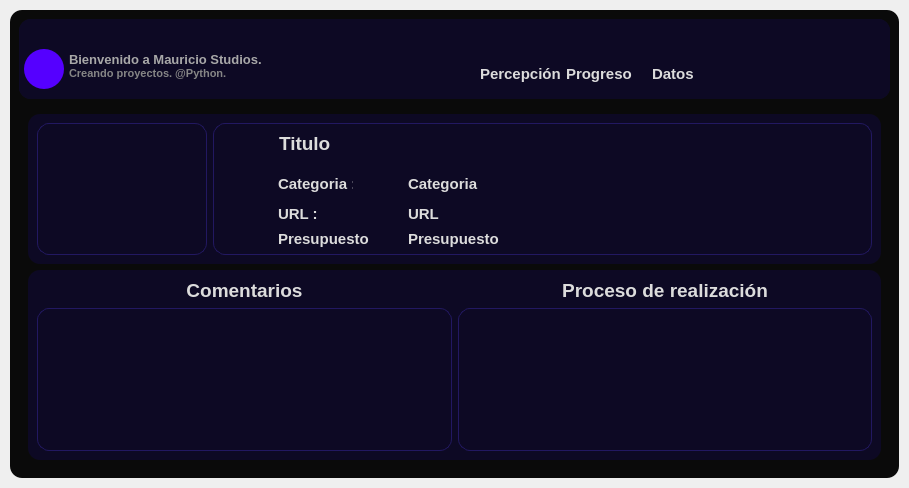
<?xml version="1.0" encoding="UTF-8"?>
<ui version="4.0">
 <class>DetailWidget</class>
 <widget class="QWidget" name="DetailWidget">
  <property name="geometry">
   <rect>
    <x>0</x>
    <y>0</y>
    <width>909</width>
    <height>488</height>
   </rect>
  </property>
  <property name="windowTitle">
   <string>Form</string>
  </property>
  <property name="styleSheet">
   <string notr="true">border-radius: 12px;</string>
  </property>
  <layout class="QVBoxLayout" name="verticalLayout">
   <property name="spacing">
    <number>0</number>
   </property>
   <property name="leftMargin">
    <number>0</number>
   </property>
   <property name="topMargin">
    <number>0</number>
   </property>
   <property name="rightMargin">
    <number>0</number>
   </property>
   <property name="bottomMargin">
    <number>0</number>
   </property>
   <item>
    <widget class="QFrame" name="central_widget_frame">
     <property name="frameShape">
      <enum>QFrame::StyledPanel</enum>
     </property>
     <property name="frameShadow">
      <enum>QFrame::Raised</enum>
     </property>
     <layout class="QVBoxLayout" name="shadow_layout">
      <property name="spacing">
       <number>0</number>
      </property>
      <property name="leftMargin">
       <number>10</number>
      </property>
      <property name="topMargin">
       <number>10</number>
      </property>
      <property name="rightMargin">
       <number>10</number>
      </property>
      <property name="bottomMargin">
       <number>10</number>
      </property>
      <item>
       <widget class="QFrame" name="background_frame">
        <property name="styleSheet">
         <string notr="true">background-color: rgb(10, 10, 10);</string>
        </property>
        <property name="frameShape">
         <enum>QFrame::StyledPanel</enum>
        </property>
        <property name="frameShadow">
         <enum>QFrame::Raised</enum>
        </property>
        <layout class="QVBoxLayout" name="verticalLayout_2">
         <item>
          <widget class="QFrame" name="topBar">
           <property name="minimumSize">
            <size>
             <width>0</width>
             <height>80</height>
            </size>
           </property>
           <property name="maximumSize">
            <size>
             <width>16777215</width>
             <height>80</height>
            </size>
           </property>
           <property name="styleSheet">
            <string notr="true">QFrame {
	background-color: rgb(13, 9, 36);
	border-radius: 12px;
}</string>
           </property>
           <property name="frameShape">
            <enum>QFrame::NoFrame</enum>
           </property>
           <property name="frameShadow">
            <enum>QFrame::Raised</enum>
           </property>
           <layout class="QVBoxLayout" name="verticalLayout_5" stretch="0,0">
            <property name="spacing">
             <number>0</number>
            </property>
            <property name="leftMargin">
             <number>0</number>
            </property>
            <property name="topMargin">
             <number>0</number>
            </property>
            <property name="rightMargin">
             <number>0</number>
            </property>
            <property name="bottomMargin">
             <number>0</number>
            </property>
            <item>
             <widget class="QFrame" name="titleBar">
              <property name="maximumSize">
               <size>
                <width>16777215</width>
                <height>30</height>
               </size>
              </property>
              <property name="styleSheet">
               <string notr="true">background-color: rgb(13, 9, 36);</string>
              </property>
              <property name="frameShape">
               <enum>QFrame::NoFrame</enum>
              </property>
              <property name="frameShadow">
               <enum>QFrame::Raised</enum>
              </property>
              <layout class="QHBoxLayout" name="horizontalLayout_7">
               <property name="spacing">
                <number>0</number>
               </property>
               <property name="leftMargin">
                <number>0</number>
               </property>
               <property name="topMargin">
                <number>0</number>
               </property>
               <property name="rightMargin">
                <number>0</number>
               </property>
               <property name="bottomMargin">
                <number>0</number>
               </property>
               <item>
                <spacer name="horizontalSpacer_3">
                 <property name="orientation">
                  <enum>Qt::Horizontal</enum>
                 </property>
                 <property name="sizeHint" stdset="0">
                  <size>
                   <width>500</width>
                   <height>20</height>
                  </size>
                 </property>
                </spacer>
               </item>
               <item>
                <widget class="QFrame" name="actionButtonsBar">
                 <property name="minimumSize">
                  <size>
                   <width>100</width>
                   <height>0</height>
                  </size>
                 </property>
                 <property name="maximumSize">
                  <size>
                   <width>100</width>
                   <height>16777215</height>
                  </size>
                 </property>
                 <property name="styleSheet">
                  <string notr="true"/>
                 </property>
                 <property name="frameShape">
                  <enum>QFrame::StyledPanel</enum>
                 </property>
                 <property name="frameShadow">
                  <enum>QFrame::Raised</enum>
                 </property>
                 <layout class="QHBoxLayout" name="horizontalLayout_8">
                  <property name="spacing">
                   <number>0</number>
                  </property>
                  <property name="leftMargin">
                   <number>0</number>
                  </property>
                  <property name="topMargin">
                   <number>0</number>
                  </property>
                  <property name="rightMargin">
                   <number>0</number>
                  </property>
                  <property name="bottomMargin">
                   <number>0</number>
                  </property>
                  <item>
                   <widget class="QPushButton" name="pushMin_Button">
                    <property name="minimumSize">
                     <size>
                      <width>30</width>
                      <height>30</height>
                     </size>
                    </property>
                    <property name="maximumSize">
                     <size>
                      <width>30</width>
                      <height>30</height>
                     </size>
                    </property>
                    <property name="cursor">
                     <cursorShape>PointingHandCursor</cursorShape>
                    </property>
                    <property name="styleSheet">
                     <string notr="true">QPushButton {
	border: none;
	background-color: rgb(13, 9, 36);
	border-radius: 15;
}

QPushButton:hover {
	background-color: rgb(124, 124, 124);
}

QPushButton:pressed {
	background-color: rgb(0, 0, 0);
}</string>
                    </property>
                    <property name="text">
                     <string/>
                    </property>
                    <property name="icon">
                     <iconset resource="../../New-PySide6-ui-design/resources/resources.qrc">
                      <normaloff>:/icons/icons/minus.svg</normaloff>:/icons/icons/minus.svg</iconset>
                    </property>
                    <property name="iconSize">
                     <size>
                      <width>17</width>
                      <height>17</height>
                     </size>
                    </property>
                   </widget>
                  </item>
                  <item>
                   <widget class="QPushButton" name="pushMax_Button">
                    <property name="minimumSize">
                     <size>
                      <width>30</width>
                      <height>30</height>
                     </size>
                    </property>
                    <property name="maximumSize">
                     <size>
                      <width>30</width>
                      <height>30</height>
                     </size>
                    </property>
                    <property name="cursor">
                     <cursorShape>PointingHandCursor</cursorShape>
                    </property>
                    <property name="styleSheet">
                     <string notr="true">QPushButton {
	border: none;
	background-color: rgb(13, 9, 36);
	border-radius: 15;
}

QPushButton:hover {
	background-color: rgb(124, 124, 124);
}

QPushButton:pressed {
	background-color: rgb(0, 0, 0);
}</string>
                    </property>
                    <property name="text">
                     <string/>
                    </property>
                    <property name="icon">
                     <iconset resource="../../New-PySide6-ui-design/resources/resources.qrc">
                      <normaloff>:/icons/icons/maximize.svg</normaloff>:/icons/icons/maximize.svg</iconset>
                    </property>
                    <property name="iconSize">
                     <size>
                      <width>17</width>
                      <height>17</height>
                     </size>
                    </property>
                   </widget>
                  </item>
                  <item>
                   <widget class="QPushButton" name="pushClose_Button">
                    <property name="minimumSize">
                     <size>
                      <width>30</width>
                      <height>30</height>
                     </size>
                    </property>
                    <property name="maximumSize">
                     <size>
                      <width>30</width>
                      <height>30</height>
                     </size>
                    </property>
                    <property name="cursor">
                     <cursorShape>PointingHandCursor</cursorShape>
                    </property>
                    <property name="styleSheet">
                     <string notr="true">QPushButton {
	border: none;
	background-color: rgb(13, 9, 36);
	border-radius: 15;
}

QPushButton:hover {
	background-color: rgb(124, 124, 124);
}

QPushButton:pressed {
	background-color: rgb(255, 0, 0) ;
}</string>
                    </property>
                    <property name="text">
                     <string/>
                    </property>
                    <property name="icon">
                     <iconset resource="../../New-PySide6-ui-design/resources/resources.qrc">
                      <normaloff>:/icons/icons/close.svg</normaloff>:/icons/icons/close.svg</iconset>
                    </property>
                    <property name="iconSize">
                     <size>
                      <width>17</width>
                      <height>17</height>
                     </size>
                    </property>
                   </widget>
                  </item>
                 </layout>
                </widget>
               </item>
              </layout>
             </widget>
            </item>
            <item>
             <widget class="QFrame" name="actionBar">
              <property name="styleSheet">
               <string notr="true">QFrame {
	background-color: rgb(13, 9, 36);
}

QSpacer {
	background-color: rgb(13, 9, 36);
}</string>
              </property>
              <property name="frameShape">
               <enum>QFrame::NoFrame</enum>
              </property>
              <property name="frameShadow">
               <enum>QFrame::Raised</enum>
              </property>
              <layout class="QHBoxLayout" name="horizontalLayout_2">
               <property name="spacing">
                <number>0</number>
               </property>
               <property name="leftMargin">
                <number>0</number>
               </property>
               <property name="topMargin">
                <number>0</number>
               </property>
               <property name="rightMargin">
                <number>0</number>
               </property>
               <property name="bottomMargin">
                <number>0</number>
               </property>
               <item alignment="Qt::AlignTop">
                <widget class="QFrame" name="frame_6">
                 <property name="minimumSize">
                  <size>
                   <width>250</width>
                   <height>0</height>
                  </size>
                 </property>
                 <property name="maximumSize">
                  <size>
                   <width>250</width>
                   <height>16777215</height>
                  </size>
                 </property>
                 <property name="styleSheet">
                  <string notr="true">background-color: rgb(13, 9, 36);</string>
                 </property>
                 <property name="frameShape">
                  <enum>QFrame::NoFrame</enum>
                 </property>
                 <property name="frameShadow">
                  <enum>QFrame::Raised</enum>
                 </property>
                 <layout class="QHBoxLayout" name="horizontalLayout_4">
                  <property name="spacing">
                   <number>5</number>
                  </property>
                  <property name="leftMargin">
                   <number>5</number>
                  </property>
                  <property name="topMargin">
                   <number>0</number>
                  </property>
                  <property name="rightMargin">
                   <number>5</number>
                  </property>
                  <property name="bottomMargin">
                   <number>15</number>
                  </property>
                  <item alignment="Qt::AlignVCenter">
                   <widget class="QFrame" name="frame_5">
                    <property name="minimumSize">
                     <size>
                      <width>40</width>
                      <height>40</height>
                     </size>
                    </property>
                    <property name="maximumSize">
                     <size>
                      <width>40</width>
                      <height>40</height>
                     </size>
                    </property>
                    <property name="styleSheet">
                     <string notr="true">background-color: rgb(85, 0, 255);
border-radius: 20;
image: url(:/icons/icons/discord.svg);
padding: 3px;</string>
                    </property>
                    <property name="frameShape">
                     <enum>QFrame::NoFrame</enum>
                    </property>
                    <property name="frameShadow">
                     <enum>QFrame::Raised</enum>
                    </property>
                   </widget>
                  </item>
                  <item alignment="Qt::AlignVCenter">
                   <widget class="QFrame" name="frame_9">
                    <property name="minimumSize">
                     <size>
                      <width>200</width>
                      <height>0</height>
                     </size>
                    </property>
                    <property name="maximumSize">
                     <size>
                      <width>200</width>
                      <height>16777215</height>
                     </size>
                    </property>
                    <property name="styleSheet">
                     <string notr="true">background-color: rgb(13, 9, 36);</string>
                    </property>
                    <property name="frameShape">
                     <enum>QFrame::NoFrame</enum>
                    </property>
                    <property name="frameShadow">
                     <enum>QFrame::Raised</enum>
                    </property>
                    <layout class="QVBoxLayout" name="verticalLayout_8">
                     <property name="spacing">
                      <number>0</number>
                     </property>
                     <property name="leftMargin">
                      <number>0</number>
                     </property>
                     <property name="topMargin">
                      <number>0</number>
                     </property>
                     <property name="rightMargin">
                      <number>0</number>
                     </property>
                     <property name="bottomMargin">
                      <number>0</number>
                     </property>
                     <item>
                      <widget class="QLabel" name="name_label">
                       <property name="font">
                        <font>
                         <pointsize>10</pointsize>
                         <bold>true</bold>
                        </font>
                       </property>
                       <property name="styleSheet">
                        <string notr="true">color: rgb(168, 168, 168);</string>
                       </property>
                       <property name="text">
                        <string>Bienvenido a Mauricio Studios.</string>
                       </property>
                      </widget>
                     </item>
                     <item>
                      <widget class="QLabel" name="slogan_label">
                       <property name="font">
                        <font>
                         <pointsize>8</pointsize>
                         <bold>true</bold>
                        </font>
                       </property>
                       <property name="styleSheet">
                        <string notr="true">color: rgb(134, 134, 134);</string>
                       </property>
                       <property name="text">
                        <string>Creando proyectos. @Python.</string>
                       </property>
                      </widget>
                     </item>
                    </layout>
                   </widget>
                  </item>
                 </layout>
                </widget>
               </item>
               <item>
                <spacer name="horizontalSpacer">
                 <property name="orientation">
                  <enum>Qt::Horizontal</enum>
                 </property>
                 <property name="sizeType">
                  <enum>QSizePolicy::Expanding</enum>
                 </property>
                 <property name="sizeHint" stdset="0">
                  <size>
                   <width>134</width>
                   <height>20</height>
                  </size>
                 </property>
                </spacer>
               </item>
               <item>
                <widget class="QFrame" name="nav_bar_frame">
                 <property name="minimumSize">
                  <size>
                   <width>250</width>
                   <height>0</height>
                  </size>
                 </property>
                 <property name="maximumSize">
                  <size>
                   <width>250</width>
                   <height>16777215</height>
                  </size>
                 </property>
                 <property name="cursor">
                  <cursorShape>PointingHandCursor</cursorShape>
                 </property>
                 <property name="styleSheet">
                  <string notr="true">background-color: rgb(13, 9, 36);</string>
                 </property>
                 <property name="frameShape">
                  <enum>QFrame::NoFrame</enum>
                 </property>
                 <property name="frameShadow">
                  <enum>QFrame::Raised</enum>
                 </property>
                 <layout class="QHBoxLayout" name="horizontalLayout_3">
                  <property name="spacing">
                   <number>0</number>
                  </property>
                  <property name="leftMargin">
                   <number>10</number>
                  </property>
                  <property name="topMargin">
                   <number>0</number>
                  </property>
                  <property name="rightMargin">
                   <number>10</number>
                  </property>
                  <property name="bottomMargin">
                   <number>0</number>
                  </property>
                  <item alignment="Qt::AlignLeft|Qt::AlignVCenter">
                   <widget class="QLabel" name="label">
                    <property name="enabled">
                     <bool>true</bool>
                    </property>
                    <property name="font">
                     <font>
                      <pointsize>11</pointsize>
                      <bold>true</bold>
                     </font>
                    </property>
                    <property name="cursor">
                     <cursorShape>PointingHandCursor</cursorShape>
                    </property>
                    <property name="mouseTracking">
                     <bool>true</bool>
                    </property>
                    <property name="focusPolicy">
                     <enum>Qt::NoFocus</enum>
                    </property>
                    <property name="styleSheet">
                     <string notr="true">QLabel {
	color: rgb(220, 220, 220);
	cursor: pointer;
}

QLabel:hover {
	color: rgb(255, 103, 0);
}</string>
                    </property>
                    <property name="text">
                     <string>Percepción</string>
                    </property>
                   </widget>
                  </item>
                  <item alignment="Qt::AlignRight">
                   <widget class="QLabel" name="label_2">
                    <property name="font">
                     <font>
                      <pointsize>11</pointsize>
                      <bold>true</bold>
                     </font>
                    </property>
                    <property name="cursor">
                     <cursorShape>PointingHandCursor</cursorShape>
                    </property>
                    <property name="styleSheet">
                     <string notr="true">QLabel {
	color: rgb(220, 220, 220);
}

QLabel:hover {
	color: rgb(255, 103, 0);
}</string>
                    </property>
                    <property name="text">
                     <string>Progreso </string>
                    </property>
                   </widget>
                  </item>
                  <item alignment="Qt::AlignHCenter">
                   <widget class="QLabel" name="label_3">
                    <property name="font">
                     <font>
                      <pointsize>11</pointsize>
                      <bold>true</bold>
                     </font>
                    </property>
                    <property name="cursor">
                     <cursorShape>PointingHandCursor</cursorShape>
                    </property>
                    <property name="styleSheet">
                     <string notr="true">QLabel {
	color: rgb(220, 220, 220);
}

QLabel:hover {
	color: rgb(255, 103, 0);
}</string>
                    </property>
                    <property name="text">
                     <string>Datos</string>
                    </property>
                   </widget>
                  </item>
                 </layout>
                </widget>
               </item>
               <item>
                <spacer name="horizontalSpacer_2">
                 <property name="orientation">
                  <enum>Qt::Horizontal</enum>
                 </property>
                 <property name="sizeType">
                  <enum>QSizePolicy::Fixed</enum>
                 </property>
                 <property name="sizeHint" stdset="0">
                  <size>
                   <width>50</width>
                   <height>20</height>
                  </size>
                 </property>
                </spacer>
               </item>
               <item>
                <widget class="QFrame" name="actionItems">
                 <property name="minimumSize">
                  <size>
                   <width>120</width>
                   <height>0</height>
                  </size>
                 </property>
                 <property name="maximumSize">
                  <size>
                   <width>120</width>
                   <height>16777215</height>
                  </size>
                 </property>
                 <property name="styleSheet">
                  <string notr="true">background-color: rgb(13, 9, 36);</string>
                 </property>
                 <property name="frameShape">
                  <enum>QFrame::NoFrame</enum>
                 </property>
                 <property name="frameShadow">
                  <enum>QFrame::Raised</enum>
                 </property>
                 <layout class="QHBoxLayout" name="horizontalLayout_6">
                  <property name="spacing">
                   <number>5</number>
                  </property>
                  <property name="leftMargin">
                   <number>0</number>
                  </property>
                  <property name="topMargin">
                   <number>0</number>
                  </property>
                  <property name="rightMargin">
                   <number>0</number>
                  </property>
                  <property name="bottomMargin">
                   <number>0</number>
                  </property>
                  <item alignment="Qt::AlignHCenter|Qt::AlignVCenter">
                   <widget class="QPushButton" name="pushButton">
                    <property name="minimumSize">
                     <size>
                      <width>36</width>
                      <height>36</height>
                     </size>
                    </property>
                    <property name="maximumSize">
                     <size>
                      <width>36</width>
                      <height>36</height>
                     </size>
                    </property>
                    <property name="cursor">
                     <cursorShape>PointingHandCursor</cursorShape>
                    </property>
                    <property name="styleSheet">
                     <string notr="true">QPushButton {
	border: none;
	background-color: rgb(13, 9, 36);
	border-radius: 18;
}

QPushButton:hover {
	background-color: rgb(85, 0, 255);
}

QPushButton:pressed {
	background-color: rgb(0, 0, 0);
}</string>
                    </property>
                    <property name="text">
                     <string/>
                    </property>
                    <property name="icon">
                     <iconset resource="../../New-PySide6-ui-design/resources/resources.qrc">
                      <normaloff>:/icons/icons/chart.svg</normaloff>:/icons/icons/chart.svg</iconset>
                    </property>
                    <property name="iconSize">
                     <size>
                      <width>20</width>
                      <height>20</height>
                     </size>
                    </property>
                   </widget>
                  </item>
                  <item alignment="Qt::AlignHCenter|Qt::AlignVCenter">
                   <widget class="QPushButton" name="pushButton_2">
                    <property name="minimumSize">
                     <size>
                      <width>36</width>
                      <height>36</height>
                     </size>
                    </property>
                    <property name="maximumSize">
                     <size>
                      <width>36</width>
                      <height>36</height>
                     </size>
                    </property>
                    <property name="cursor">
                     <cursorShape>PointingHandCursor</cursorShape>
                    </property>
                    <property name="styleSheet">
                     <string notr="true">QPushButton {
	border: none;
	background-color: rgb(13, 9, 36);
	border-radius: 18;
}

QPushButton:hover {
	background-color: rgb(85, 0, 255);
}

QPushButton:pressed {
	background-color: rgb(0, 0, 0);
}</string>
                    </property>
                    <property name="text">
                     <string/>
                    </property>
                    <property name="icon">
                     <iconset resource="../../New-PySide6-ui-design/resources/resources.qrc">
                      <normaloff>:/icons/icons/bell.svg</normaloff>:/icons/icons/bell.svg</iconset>
                    </property>
                    <property name="iconSize">
                     <size>
                      <width>20</width>
                      <height>20</height>
                     </size>
                    </property>
                   </widget>
                  </item>
                  <item alignment="Qt::AlignHCenter|Qt::AlignVCenter">
                   <widget class="QPushButton" name="pushButton_3">
                    <property name="minimumSize">
                     <size>
                      <width>36</width>
                      <height>36</height>
                     </size>
                    </property>
                    <property name="maximumSize">
                     <size>
                      <width>36</width>
                      <height>36</height>
                     </size>
                    </property>
                    <property name="cursor">
                     <cursorShape>PointingHandCursor</cursorShape>
                    </property>
                    <property name="styleSheet">
                     <string notr="true">QPushButton {
	border: none;
	background-color: rgb(13, 9, 36);
	border-radius: 18;
}

QPushButton:hover {
	background-color: rgb(85, 0, 255);
}

QPushButton:pressed {
	background-color: rgb(0, 0, 0);
}</string>
                    </property>
                    <property name="text">
                     <string/>
                    </property>
                    <property name="icon">
                     <iconset resource="../../New-PySide6-ui-design/resources/resources.qrc">
                      <normaloff>:/icons/icons/settings.svg</normaloff>:/icons/icons/settings.svg</iconset>
                    </property>
                    <property name="iconSize">
                     <size>
                      <width>20</width>
                      <height>20</height>
                     </size>
                    </property>
                   </widget>
                  </item>
                 </layout>
                </widget>
               </item>
              </layout>
             </widget>
            </item>
           </layout>
          </widget>
         </item>
         <item>
          <widget class="QFrame" name="content_frame">
           <property name="frameShape">
            <enum>QFrame::StyledPanel</enum>
           </property>
           <property name="frameShadow">
            <enum>QFrame::Raised</enum>
           </property>
           <layout class="QVBoxLayout" name="verticalLayout_3">
            <item>
             <widget class="QFrame" name="frame">
              <property name="minimumSize">
               <size>
                <width>0</width>
                <height>150</height>
               </size>
              </property>
              <property name="maximumSize">
               <size>
                <width>16777215</width>
                <height>150</height>
               </size>
              </property>
              <property name="styleSheet">
               <string notr="true">QFrame {
	background-color: rgb(13, 9, 36);
	border-radius: 12px;
}</string>
              </property>
              <property name="frameShape">
               <enum>QFrame::StyledPanel</enum>
              </property>
              <property name="frameShadow">
               <enum>QFrame::Raised</enum>
              </property>
              <layout class="QHBoxLayout" name="horizontalLayout">
               <item>
                <widget class="QLabel" name="recipe_pic_label">
                 <property name="maximumSize">
                  <size>
                   <width>170</width>
                   <height>170</height>
                  </size>
                 </property>
                 <property name="styleSheet">
                  <string notr="true">border: 1px solid rgb(34, 24, 97);</string>
                 </property>
                 <property name="text">
                  <string/>
                 </property>
                </widget>
               </item>
               <item>
                <widget class="QFrame" name="frame_3">
                 <property name="autoFillBackground">
                  <bool>false</bool>
                 </property>
                 <property name="styleSheet">
                  <string notr="true">QFrame{
	border: 1px solid rgb(34, 24, 97);
}</string>
                 </property>
                 <property name="frameShape">
                  <enum>QFrame::StyledPanel</enum>
                 </property>
                 <property name="frameShadow">
                  <enum>QFrame::Raised</enum>
                 </property>
                 <widget class="QLabel" name="recipe_title_label">
                  <property name="geometry">
                   <rect>
                    <x>60</x>
                    <y>10</y>
                    <width>541</width>
                    <height>21</height>
                   </rect>
                  </property>
                  <property name="font">
                   <font>
                    <pointsize>14</pointsize>
                    <bold>true</bold>
                   </font>
                  </property>
                  <property name="styleSheet">
                   <string notr="true">QLabel {
	color: rgb(220, 220, 220);
	border: 1px solid rgb(13, 9, 36);
}</string>
                  </property>
                  <property name="text">
                   <string>Titulo</string>
                  </property>
                 </widget>
                 <widget class="QLabel" name="label_4">
                  <property name="geometry">
                   <rect>
                    <x>60</x>
                    <y>50</y>
                    <width>81</width>
                    <height>21</height>
                   </rect>
                  </property>
                  <property name="font">
                   <font>
                    <pointsize>11</pointsize>
                    <bold>true</bold>
                   </font>
                  </property>
                  <property name="styleSheet">
                   <string notr="true">QLabel {
	color: rgb(220, 220, 220);
    border: 1px solid rgb(13, 9, 36);
}</string>
                  </property>
                  <property name="text">
                   <string>Categoria :</string>
                  </property>
                 </widget>
                 <widget class="QLabel" name="recipe_category_label">
                  <property name="geometry">
                   <rect>
                    <x>190</x>
                    <y>50</y>
                    <width>221</width>
                    <height>21</height>
                   </rect>
                  </property>
                  <property name="font">
                   <font>
                    <pointsize>11</pointsize>
                    <bold>true</bold>
                   </font>
                  </property>
                  <property name="styleSheet">
                   <string notr="true">QLabel {
	color: rgb(220, 220, 220);
	border: 1px solid rgb(13, 9, 36);
}</string>
                  </property>
                  <property name="text">
                   <string>Categoria</string>
                  </property>
                 </widget>
                 <widget class="QLabel" name="recipe_url_label">
                  <property name="geometry">
                   <rect>
                    <x>190</x>
                    <y>80</y>
                    <width>241</width>
                    <height>21</height>
                   </rect>
                  </property>
                  <property name="font">
                   <font>
                    <pointsize>11</pointsize>
                    <bold>true</bold>
                   </font>
                  </property>
                  <property name="styleSheet">
                   <string notr="true">QLabel {
	color: rgb(220, 220, 220);
	border: 1px solid rgb(13, 9, 36);
}</string>
                  </property>
                  <property name="text">
                   <string>URL</string>
                  </property>
                 </widget>
                 <widget class="QLabel" name="label_5">
                  <property name="geometry">
                   <rect>
                    <x>60</x>
                    <y>80</y>
                    <width>81</width>
                    <height>21</height>
                   </rect>
                  </property>
                  <property name="font">
                   <font>
                    <pointsize>11</pointsize>
                    <bold>true</bold>
                   </font>
                  </property>
                  <property name="styleSheet">
                   <string notr="true">QLabel {
	color: rgb(220, 220, 220);
	border: 1px solid rgb(13, 9, 36);
}</string>
                  </property>
                  <property name="text">
                   <string>URL :</string>
                  </property>
                 </widget>
                 <widget class="QLabel" name="recipe_buget_label">
                  <property name="geometry">
                   <rect>
                    <x>190</x>
                    <y>106</y>
                    <width>251</width>
                    <height>20</height>
                   </rect>
                  </property>
                  <property name="font">
                   <font>
                    <pointsize>11</pointsize>
                    <bold>true</bold>
                   </font>
                  </property>
                  <property name="styleSheet">
                   <string notr="true">QLabel {
	color: rgb(220, 220, 220);
	border: 1px solid rgb(13, 9, 36);
}</string>
                  </property>
                  <property name="text">
                   <string>Presupuesto</string>
                  </property>
                 </widget>
                 <widget class="QLabel" name="label_6">
                  <property name="geometry">
                   <rect>
                    <x>60</x>
                    <y>106</y>
                    <width>101</width>
                    <height>20</height>
                   </rect>
                  </property>
                  <property name="font">
                   <font>
                    <pointsize>11</pointsize>
                    <bold>true</bold>
                   </font>
                  </property>
                  <property name="styleSheet">
                   <string notr="true">QLabel {
	color: rgb(220, 220, 220);
	border: 1px solid rgb(13, 9, 36);
}</string>
                  </property>
                  <property name="text">
                   <string>Presupuesto :</string>
                  </property>
                 </widget>
                </widget>
               </item>
              </layout>
             </widget>
            </item>
            <item>
             <widget class="QFrame" name="frame_2">
              <property name="styleSheet">
               <string notr="true">QFrame {
	background-color: rgb(13, 9, 36);
	border-radius: 12px;
}</string>
              </property>
              <property name="frameShape">
               <enum>QFrame::StyledPanel</enum>
              </property>
              <property name="frameShadow">
               <enum>QFrame::Raised</enum>
              </property>
              <layout class="QHBoxLayout" name="horizontalLayout_5">
               <item>
                <layout class="QVBoxLayout" name="verticalLayout_4">
                 <item>
                  <widget class="QLabel" name="recipe_title_label_2">
                   <property name="font">
                    <font>
                     <pointsize>14</pointsize>
                     <bold>true</bold>
                    </font>
                   </property>
                   <property name="styleSheet">
                    <string notr="true">QLabel {
	color: rgb(220, 220, 220);
}</string>
                   </property>
                   <property name="text">
                    <string>Comentarios</string>
                   </property>
                   <property name="alignment">
                    <set>Qt::AlignCenter</set>
                   </property>
                  </widget>
                 </item>
                 <item>
                  <widget class="QPlainTextEdit" name="ingredent_TextEdit">
                   <property name="styleSheet">
                    <string notr="true">border: 1px solid rgb(34, 24, 97);
color: rgb(220,220,220);</string>
                   </property>
                  </widget>
                 </item>
                </layout>
               </item>
               <item>
                <layout class="QVBoxLayout" name="verticalLayout_6">
                 <item>
                  <widget class="QLabel" name="recipe_title_label_3">
                   <property name="font">
                    <font>
                     <pointsize>14</pointsize>
                     <bold>true</bold>
                    </font>
                   </property>
                   <property name="styleSheet">
                    <string notr="true">QLabel {
	color: rgb(220, 220, 220);
}</string>
                   </property>
                   <property name="text">
                    <string>Proceso de realización</string>
                   </property>
                   <property name="alignment">
                    <set>Qt::AlignCenter</set>
                   </property>
                  </widget>
                 </item>
                 <item>
                  <widget class="QPlainTextEdit" name="direction_TextEdit">
                   <property name="styleSheet">
                    <string notr="true">border: 1px solid rgb(34, 24, 97);
color: rgb(220, 220, 220);</string>
                   </property>
                  </widget>
                 </item>
                </layout>
               </item>
              </layout>
             </widget>
            </item>
           </layout>
          </widget>
         </item>
        </layout>
       </widget>
      </item>
     </layout>
    </widget>
   </item>
  </layout>
 </widget>
 <resources>
  <include location="../../New-PySide6-ui-design/resources/resources.qrc"/>
 </resources>
 <connections/>
</ui>
